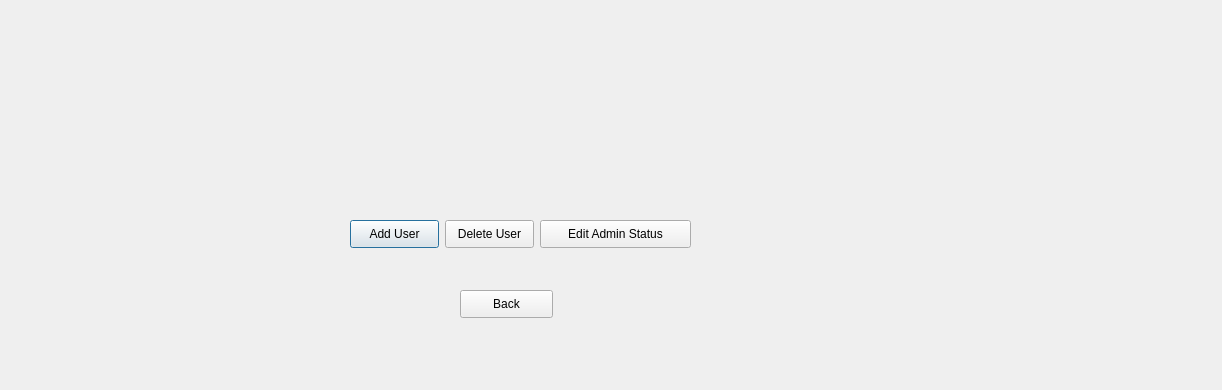
<?xml version="1.0" encoding="UTF-8"?>
<ui version="4.0">
 <class>editUser</class>
 <widget class="QDialog" name="editUser">
  <property name="geometry">
   <rect>
    <x>0</x>
    <y>0</y>
    <width>1222</width>
    <height>390</height>
   </rect>
  </property>
  <property name="windowTitle">
   <string>Edit User</string>
  </property>
  <widget class="QPushButton" name="addUserButton">
   <property name="geometry">
    <rect>
     <x>350</x>
     <y>220</y>
     <width>89</width>
     <height>28</height>
    </rect>
   </property>
   <property name="text">
    <string>Add User</string>
   </property>
  </widget>
  <widget class="QPushButton" name="deleteUserButton">
   <property name="geometry">
    <rect>
     <x>445</x>
     <y>220</y>
     <width>89</width>
     <height>28</height>
    </rect>
   </property>
   <property name="text">
    <string>Delete User</string>
   </property>
  </widget>
  <widget class="QPushButton" name="editAdminStatusButton">
   <property name="geometry">
    <rect>
     <x>540</x>
     <y>220</y>
     <width>151</width>
     <height>28</height>
    </rect>
   </property>
   <property name="text">
    <string>Edit Admin Status</string>
   </property>
  </widget>
  <widget class="QPushButton" name="pushButton">
   <property name="geometry">
    <rect>
     <x>460</x>
     <y>290</y>
     <width>93</width>
     <height>28</height>
    </rect>
   </property>
   <property name="text">
    <string>Back</string>
   </property>
  </widget>
 </widget>
 <resources/>
 <connections>
  <connection>
   <sender>pushButton</sender>
   <signal>clicked()</signal>
   <receiver>editUser</receiver>
   <slot>reject()</slot>
   <hints>
    <hint type="sourcelabel">
     <x>512</x>
     <y>310</y>
    </hint>
    <hint type="destinationlabel">
     <x>602</x>
     <y>316</y>
    </hint>
   </hints>
  </connection>
 </connections>
</ui>
